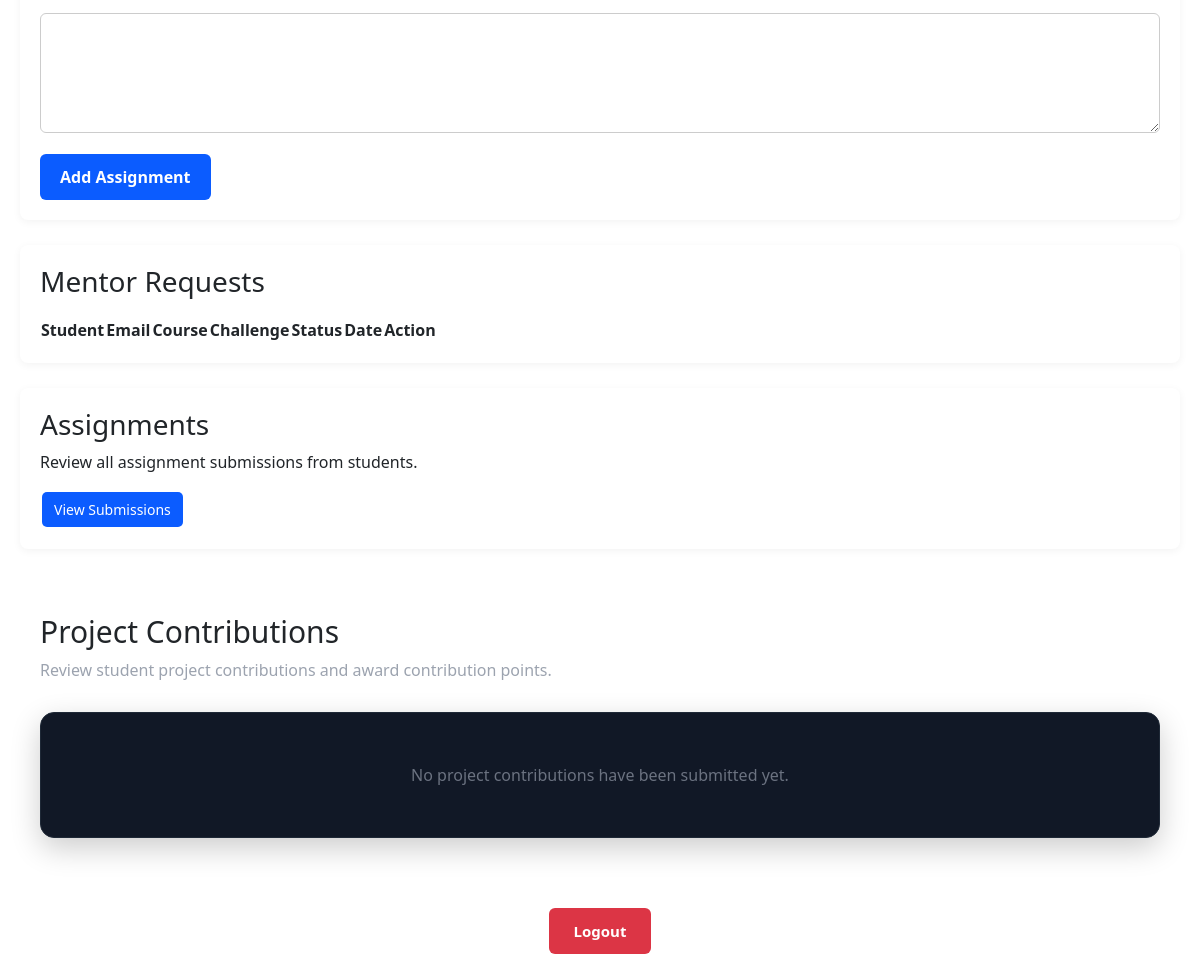
The page /admin-dashboard (signed in, lower part) on the database as committed earlier.
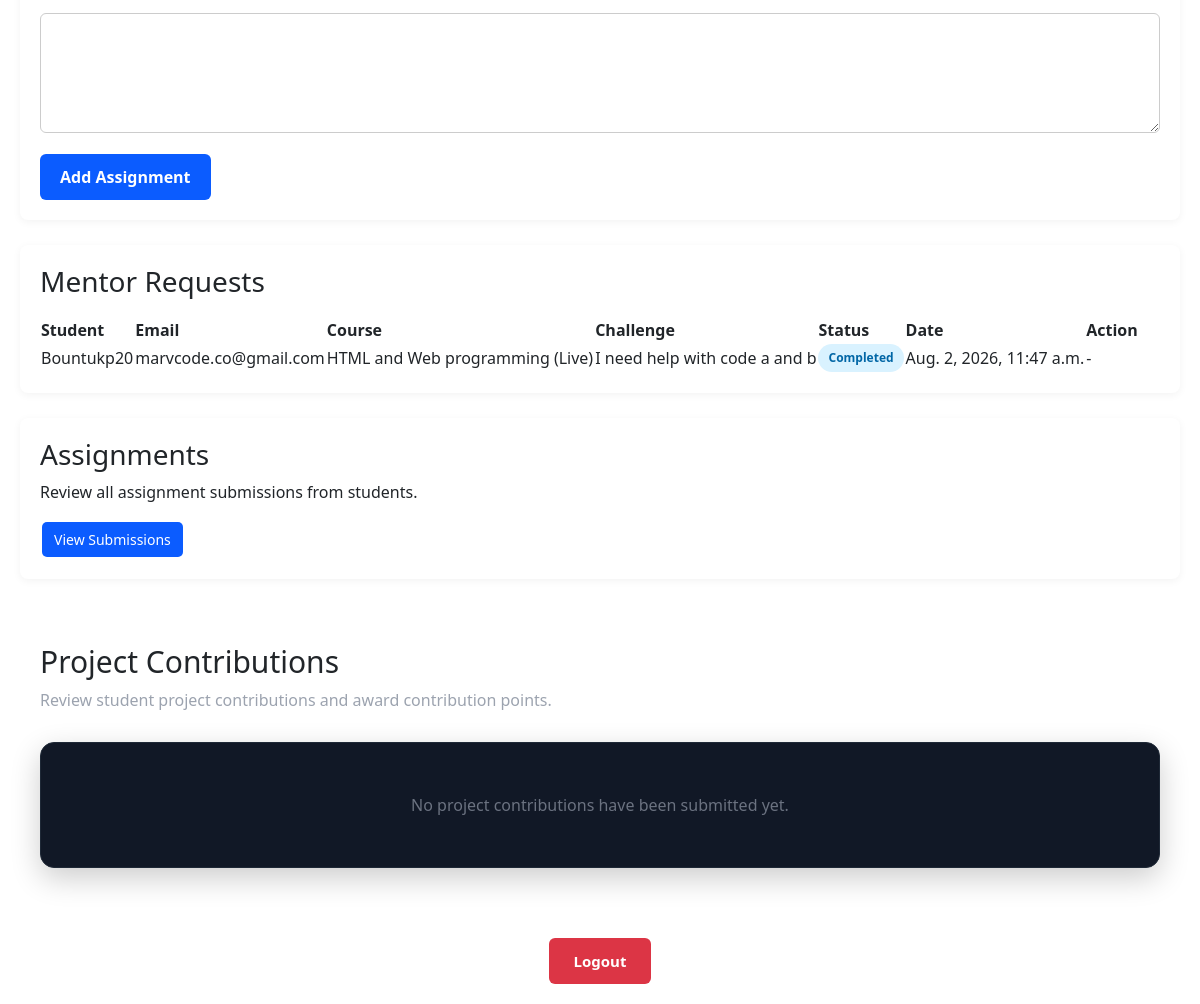
The same page on the database as committed later.
### courses/models.py (models this page shows, shortened)
class MentorRequest(models.Model):
    STATUS_CHOICES = (
        ("pending", "Pending"),
        ("approved", "Approved"),
        ("rejected", "Rejected"),
        ("completed", "Completed"),
    )
    user = models.ForeignKey(
        settings.AUTH_USER_MODEL,
        on_delete=models.CASCADE
    )
    course = models.ForeignKey(
        "Course",
        on_delete=models.CASCADE
    )
    challenge = models.TextField()
    status = models.CharField(
        max_length=20,
        choices=STATUS_CHOICES,
        default="pending"
    )
    meeting_link = models.URLField(
        blank=True,
        null=True
    )
    admin_notes = models.TextField(
        blank=True
    )
    created_at = models.DateTimeField(
        auto_now_add=True
    )
    class Meta:
        ordering = ["-created_at"]

class Course(models.Model):
    COURSE_TYPE = (
        ("recorded", "Recorded"),
        ("live", "Live"),
    )
    PAYMENT_TYPE = (
        ('transfer', 'transfer'),
        ('mastercard',  'Mastercard')
    )
    title = models.CharField(max_length=200)
    description = models.TextField()
    price = models.DecimalField(max_digits=8, decimal_places=2)
    payment_type = models.CharField(max_length=10, choices=PAYMENT_TYPE, default="transfer")
    course_type = models.CharField(
        max_length=10,
        choices=COURSE_TYPE,
        default="recorded"
    )
    discount_active = models.BooleanField(default=False)
    discount_percentage = models.PositiveIntegerField(
        default=0
    )
    first_200_discount = models.DecimalField(
        max_digits=5,
        decimal_places=2,
        default=0
    )
    discount_expiry = models.DateTimeField(
        null=True,
        blank=True
    )
    enrollment_open = models.DateTimeField(null=True, blank=True)
    created_at = models.DateTimeField(auto_now_add=True)

### users/models.py (models this page shows, shortened)
class User(AbstractUser):
    student_id = models.CharField(max_length=20, unique=True, blank=True)
    fullname = models.CharField(max_length=50)
    phone = models.CharField(max_length=20)
    country = models.CharField(max_length=100)
    email = models.EmailField(max_length=254, unique=True)
    github_username = models.CharField(
    max_length=100,
    blank=True,
    null=True
    )
    profile_image = models.ImageField(upload_to='profiles/', blank=True)
    is_verified = models.BooleanField(default=False)
    verified_at = models.DateTimeField(
    null=True,
    blank=True
    )

### codexio_main/views.py (the view)
# urls.py: path('admin-dashboard', views.admin_dashboard, name='admin_dashboard'),
@staff_member_required
def admin_dashboard(request):
    query = request.GET.get("q")
    users = User.objects.all()
    courses = Course.objects.all()
    modules = Module.objects.select_related('course').all()
    requests = MentorRequest.objects.select_related(
        "user",
        "course"
    ).order_by("-created_at")
    contributions = ProjectContribution.objects.all().order_by(
    "-submitted_at"
    )
    if query:
        users = User.objects.filter(username__icontains=query)
        courses = Course.objects.filter(title__icontains=query)
    context = {
        "users": users,
        "courses": courses,
        "modules": modules,
        "query": query,
        "requests": requests,
        "contributions": contributions,
    }
    return render(request, "codexio_main/dashboard/admin_panel/admin.html", context)

### codexio_main/templates/codexio_main/dashboard/admin_panel/admin.html (shortened to what the changed rows need)
{% extends "base.html" %}
{% block content %}
<div class="admin-container">
<div class="mentor-card">
<table>
    <thead>
        <tr>
            <th>Student</th>
            <th>Email</th>
            <th>Course</th>
            <th>Challenge</th>
            <th>Status</th>
            <th>Date</th>
            <th>Action</th>
        </tr>
    </thead>
    <tbody>
    {% for request in requests %}
        <tr>
            <td>{{ request.user.username }}</td>
            <td>{{ request.user.email }}</td>
            <td>{{ request.course.title }}</td>
            <td>{{ request.challenge }}</td>
            <td><span class="status {{ request.status }}">{{ request.status|title }}</span></td>
            <td>{{ request.created_at }}</td>
            <td>
                {% if request.status == "pending" %}
                    <a href="{% url 'courses:approve_mentor_request' request.id %}" class="action-btn approve-btn">
                      Approve
                    </a>
                    <a href="{% url 'courses:reject_mentor_request' request.id %}" class="action-btn reject-btn">
                      Reject
                    </a>
                {% elif request.status == "approved" %}
                    <a href="{% url 'courses:complete_mentor_request' request.id %}" class="action-btn complete-btn">
                      Mark Completed
                    </a>
                {% else %}
                    -
                {% endif %}
            </td>
        </tr>
    {% endfor %}
    </tbody>
</table>
</div>
<div class="contributions-container">
    <div class="contributions-header">
        <h2>
            Project Contributions
        </h2>
    </div>
</div>
{% endblock %}

Rows that differ between the two databases and show on the page:
added MentorRequest: user.username "Bountukp20", user.email "marvcode.co@gmail.com", course "HTML and Web programming (Live)", challenge "I need help with code a and b", status "Completed", created_at "Aug. 2, 2026, 11:47 a.m."
